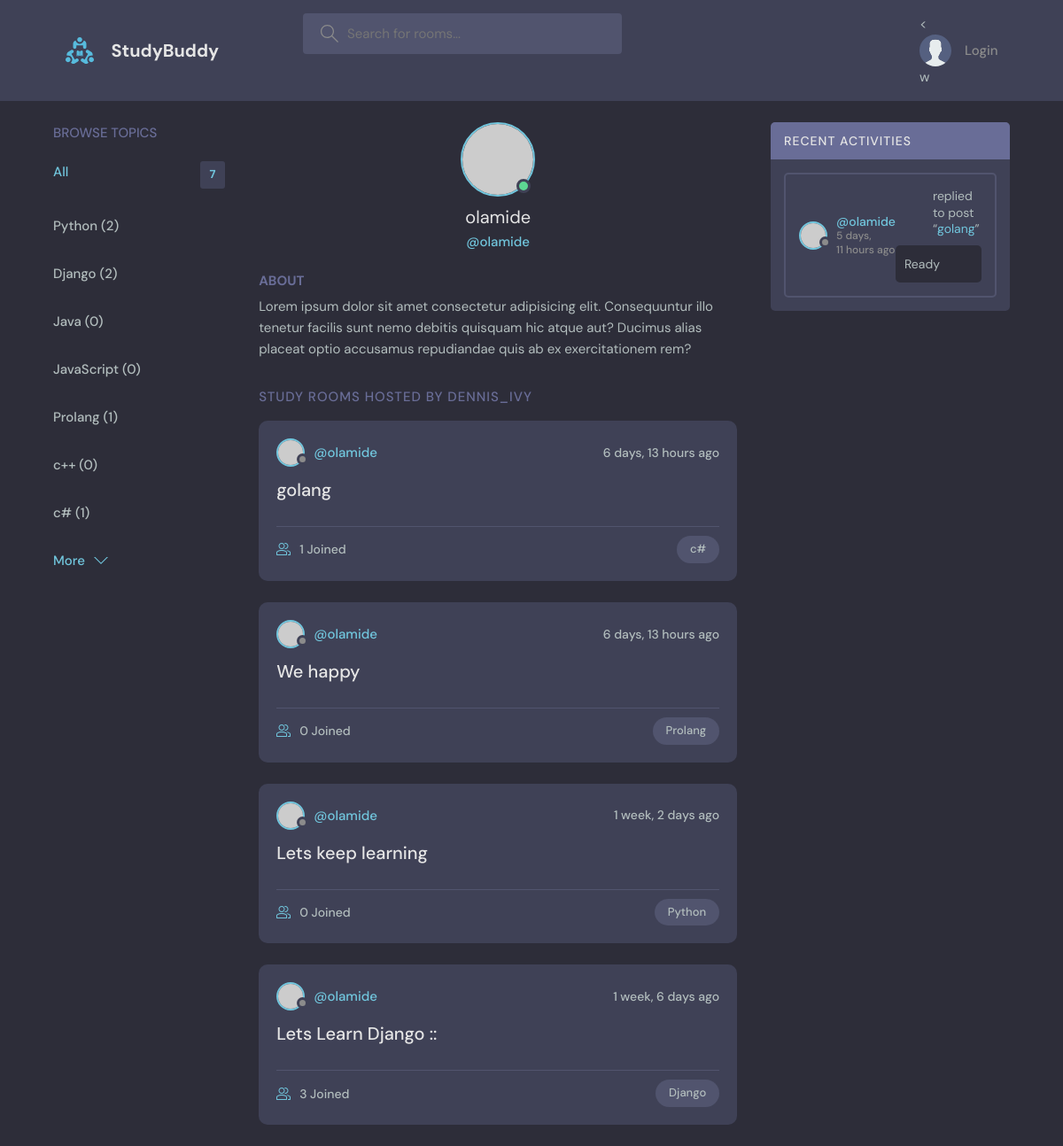
Screenshot of /profile/3/ with the database file from the repository.
### base/models.py (models this page shows, shortened)
class Topic(models.Model):
    name = models.CharField(max_length=200)

class Room(models.Model):
    host = models.ForeignKey(User,on_delete=models.SET_NULL,null=True)
    topic  = models.ForeignKey(Topic,on_delete=models.SET_NULL,null=True)
    name = models.CharField(max_length=200)
    description = models.TextField(null = True, blank=True)
    participants = models.ManyToManyField(User, related_name='participants',
                                          blank=True)
    updated = models.DateTimeField(auto_now=True)
    created = models.DateTimeField(auto_now_add=True)
    class Meta:
        ordering = ['-updated','-created']
    def __str__(self):
        return self.name

class Message(models.Model):
    user = models.ForeignKey(User, on_delete=models.CASCADE)
    room = models.ForeignKey(Room,on_delete=models.CASCADE)
    body = models.TextField()
    updated = models.DateTimeField(auto_now=True)
    created = models.DateTimeField(auto_now_add=True)
    class Meta:
        ordering = ['-updated','-created']

### base/views.py (the view)
# urls.py: path('profile/<str:pk>/', views.userProfile, name="user-profile"),
def userProfile(request,pk):
    user =User.objects.get(id=pk)
    rooms = user.room_set.all()
    room_messages = user.message_set.all()
    topics = Topic.objects.all()
    context = {'user': user, 'rooms': rooms, 'room_messages':
               room_messages, 'topics': topics}
    return render(request, 'base/profile.html', context)

### base/templates/base/profile.html (shortened to what this page needs)
{% extends 'main.html'%}
{% block content %}
  <main class="profile-page layout layout--3">
    <div class="container">
      {% include 'base/topics_component.html' %}
      <div class="roomList">
        <div class="profile">
          <div class="profile__avatar">
            <div class="avatar avatar--large active">
              <img src="https://randomuser.me/api/portraits/men/11.jpg" />
            </div>
          </div>
          <div class="profile__info">
            <h3>{{user.username}}</h3>
            <p>@{{user.username}}</p>
          </div>
          <div class="profile__about">
            <h3>About</h3>
            <p>
              Lorem ipsum dolor sit amet consectetur adipisicing elit. Consequuntur illo tenetur
              facilis sunt nemo debitis quisquam hic atque aut? Ducimus alias placeat optio
              accusamus repudiandae quis ab ex exercitationem rem?
            </p>
          </div>
        </div>
        <div class="roomList__header">
          <div>
            <h2>Study Rooms Hosted by dennis_ivy</a>
            </h2>
          </div>
        </div>
        {% include 'base/feed_component.html' %}
      </div>
      {% include 'base/activity_component.html' %}
    </div>
  </main>
{% endblock content %}

### base/templates/base/topics_component.html
<div class="topics">
    <div class="topics__header">
      <h2>Browse Topics</h2>
    </div>
    <ul class="topics__list">
      <li>
        <a href="{% url 'home' %}" class="active">All <span>{{topics.count}}</span></a>
      </li>
      {% for topic in topics %}
      <li>
        <a href="{% url 'home' %}?q={{ topic.name }}">{{ topic.name }} ({{ topic.room_set.all.count }})</a>
    </li>
      {% endfor %}
    </ul>
    <a class="btn btn--link" href="{% url 'topics' %}">
      More
      <svg version="1.1" xmlns="http://www.w3.org/2000/svg" width="32" height="32" viewBox="0 0 32 32">
        <title>chevron-down</title>
        <path d="M16 21l-13-13h-3l16 16 16-16h-3l-13 13z"></path>
      </svg>
    </a>
  </div>

### base/templates/base/feed_component.html (shortened to what this page needs)
{% for room in rooms %}
<div class="roomListRoom">
    <div class="roomListRoom__header">
      <a href="{% url 'user-profile' room.host.id %}" class="roomListRoom__author">
        <div class="avatar avatar--small">
          <img src="https://randomuser.me/api/portraits/women/11.jpg" />
        </div>
        <span>@{{room.host.username}}</span>
      </a>
      <div class="roomListRoom__actions">
        <span>{{room.created|timesince}} ago</span>
      </div>
    </div>
    <div class="roomListRoom__content">
      <a href="{% url 'room' room.id %}">{{room.name}}</a>
    </div>
    <div class="roomListRoom__meta">
      <a href="{% url 'room' room.id %}" class="roomListRoom__joined">
        {{room.participants.all.count}} Joined
      </a>
      <p class="roomListRoom__topic">{{room.topic.name}}</p>
    </div>
  </div>
 {% endfor %}

### base/templates/base/activity_component.html (shortened to what this page needs)
<div class="activities">
    <div class="activities__header">
      <h2>Recent Activities</h2>
    </div>
    {% for message in room_messages %}
    <div class="activities__box">
      <div class="activities__boxHeader roomListRoom__header">
        <a href="{% url 'user-profile' message.user.id % }" class="roomListRoom__author">
          <div class="avatar avatar--small">
            <img src="https://randomuser.me/api/portraits/women/11.jpg" />
          </div>
          <p>
            @{{ message.user.username }}
            <span> {{ message.created|timesince }} ago</span>
          </p>
        </a>
      <div class="activities__boxContent">
        <p>replied to post “<a href="{% url 'room' message.room.id %}">{{message.room}}</a>”</p>
        <div class="activities__boxRoomContent">
          {{message.body}}
        </div>
      </div>
    </div>
    {% endfor %}
  </div>

### rows the page displays
Topic: name "Python", room_set.all.count "2"
Topic: name "Django", room_set.all.count "2"
Topic: name "Java", room_set.all.count "0"
Topic: name "JavaScript", room_set.all.count "0"
Topic: name "Prolang", room_set.all.count "1"
Topic: name "c++", room_set.all.count "0"
Topic: name "c#", room_set.all.count "1"
Room: host.username "olamide", created "6 days, 13 hours", name "golang", participants.all.count "1", topic.name "c#"
Room: host.username "olamide", created "6 days, 13 hours", name "We happy", participants.all.count "0", topic.name "Prolang"
Room: host.username "olamide", created "1 week, 2 days", name "Lets keep learning", participants.all.count "0", topic.name "Python"
Room: host.username "olamide", created "1 week, 6 days", name "Lets Learn Django ::", participants.all.count "3", topic.name "Django"
Message: user.username "olamide", created "5 days, 11 hours", room "golang", body "Ready"

### other values shown
{{ topics.count }} "7"
{{ user.username }} "olamide"
